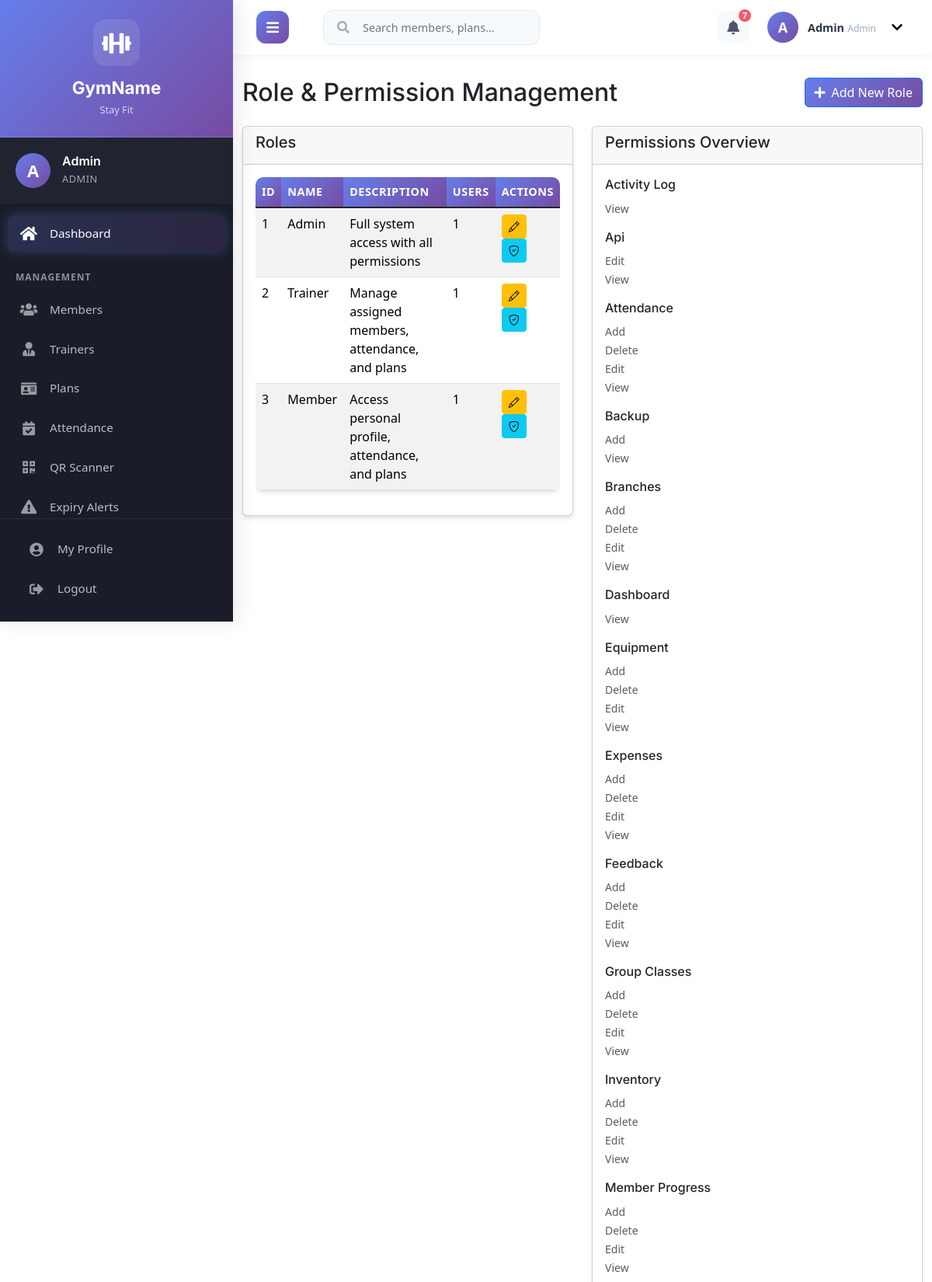
The app's page /admin/rbac.php (signed in, upper part) with its own data.
### tables this page shows
CREATE TABLE roles (
    id INT AUTO_INCREMENT PRIMARY KEY,
    name VARCHAR(50) UNIQUE NOT NULL,
    description TEXT
);

CREATE TABLE permissions (
    id INT AUTO_INCREMENT PRIMARY KEY,
    module VARCHAR(50) NOT NULL,
    action VARCHAR(20) NOT NULL,  
    UNIQUE KEY unique_permission (module, action)
);

### admin/rbac.php (the view, shortened to what this page needs)
<?php
require_once '../includes/config.php';
$roles = $conn->query("SELECT r.*, COUNT(u.id) as user_count FROM roles r LEFT JOIN users u ON r.id = u.role_id GROUP BY r.id");
$permissions = $conn->query("SELECT * FROM permissions ORDER BY module, action");
?>
<!DOCTYPE html>
<html lang="en">
<head>
    <link href="https://cdn.jsdelivr.net/npm/bootstrap@5.1.3/dist/css/bootstrap.min.css" rel="stylesheet">
    <link rel="stylesheet" href="https://cdnjs.cloudflare.com/ajax/libs/font-awesome/5.15.4/css/all.min.css">
    <link href="../assets/css/style.css" rel="stylesheet">
    <link href="https://cdn.jsdelivr.net/npm/bootstrap@5.3.8/dist/css/bootstrap.min.css" rel="stylesheet">
    <link rel="stylesheet" href="https://cdn.jsdelivr.net/npm/bootstrap-icons@1.10.0/font/bootstrap-icons.css">
</head>
<body>
    <div class="main-wrapper">
    <?php include '../includes/header.php'; ?>
    <div class="page-content">
        <div class="container-fluid">
        <div class="d-flex justify-content-between align-items-center mb-4">
            <h2 class="mb-0">Role & Permission Management</h2>
            <div>
                <button class="btn btn-primary" data-bs-toggle="modal" data-bs-target="#roleModal">
                    <i class="fas fa-plus me-2"></i>Add New Role
                </button>
            </div>
        </div>
        <div class="row">
            <div class="col-md-6">
                <div class="card">
                    <div class="card-header">
                        <h5>Roles</h5>
                    </div>
                    <div class="card-body">
                        <div class="table-responsive">
                            <table class="table table-striped">
                                <thead>
                                    <tr>
                                        <th>ID</th>
                                        <th>Name</th>
                                        <th>Description</th>
                                        <th>Users</th>
                                        <th>Actions</th>
                                    </tr>
                                </thead>
                                <tbody>
                                    <?php while ($row = $roles->fetch_assoc()): ?>
                                        <tr>
                                            <td><?php echo $row['id']; ?></td>
                                            <td><?php echo $row['name']; ?></td>
                                            <td><?php echo $row['description']; ?></td>
                                            <td><?php echo $row['user_count']; ?></td>
                                            <td>
                                                <a href="?edit_role=<?php echo $row['id']; ?>" class="btn btn-sm btn-warning" title="Edit"><i class="bi bi-pencil"></i></a>
                                                <a href="?manage_permissions=<?php echo $row['id']; ?>" class="btn btn-sm btn-info" title="Manage Permissions"><i class="bi bi-shield-check"></i></a>
                                            </td>
                                        </tr>
                                    <?php endwhile; ?>
                                </tbody>
                            </table>
                        </div>
                    </div>
                </div>
            </div>
            <div class="col-md-6">
                <div class="card">
                    <div class="card-header">
                        <h5>Permissions Overview</h5>
                    </div>
                    <div class="card-body">
                        <?php
                        $permissions->data_seek(0);
                        $current_module = '';
                        while ($perm = $permissions->fetch_assoc()) {
                            if ($current_module != $perm['module']) {
                                if ($current_module != '') echo '</ul>';
                                $current_module = $perm['module'];
                                echo '<h6 class="text-capitalize">' . str_replace('_', ' ', $current_module) . '</h6><ul class="list-unstyled">';
                            }
                            echo '<li><small class="text-muted">' . ucfirst($perm['action']) . '</small></li>';
                        }
                        if ($current_module != '') echo '</ul>';
                        ?>
                    </div>
                </div>
            </div>
        </div>
    </div>
</body>
</html>

### assets/css/style.css (style rules this page uses)
:root { --primary-color: #667eea; --secondary-color: #764ba2; --accent-color: #4facfe; --success-color: #43e97b; --warning-color: #fa709a; --danger-color: #f5576c; --text-color: #4a5568; --text-color-light: #a0aec0; --heading-color: #2d3748; --bg-color: #f7fafc; --bg-light: #ffffff; --border-color: #e2e8f0; --font-family-sans-serif: 'Inter', -apple-system, BlinkMacSystemFont, "Segoe UI", Roboto, "Helvetica Neue", Arial, "Noto Sans", sans-serif, "Apple Color Emoji", "Segoe UI Emoji", "Segoe UI Symbol", "Noto Color Emoji"; --box-shadow: 0 4px 6px -1px rgba(0, 0, 0, 0.1), 0 2px 4px -1px rgba(0, 0, 0, 0.06); --box-shadow-lg: 0 10px 15px -3px rgba(0, 0, 0, 0.1), 0 4px 6px -2px rgba(0, 0, 0, 0.05); }
* { box-sizing: border-box; }
html { overflow-x: hidden; }
body { font-family: var(--font-family-sans-serif); background-color: var(--bg-color); color: var(--text-color); font-size: 16px; line-height: 1.6; margin: 0; padding: 0; overflow-x: hidden; width: 100%; }
h1, h2, h3, h4, h5, h6 { font-family: var(--font-family-sans-serif); color: var(--heading-color); font-weight: 700; line-height: 1.3; }
.card { border: 1px solid var(--border-color); border-radius: 12px; box-shadow: var(--box-shadow); transition: transform 0.2s ease, box-shadow 0.2s ease; background-color: var(--bg-light); }
.table { border-radius: 10px; overflow: hidden; box-shadow: var(--box-shadow); }
.table thead th { background: linear-gradient(135deg, var(--primary-color) 0%, var(--secondary-color) 100%); color: white; border: none; font-weight: 600; font-size: 0.9rem; text-transform: uppercase; letter-spacing: 0.5px; }
.btn { border-radius: 8px; transition: all 0.3s ease; font-weight: 600; padding: 10px 20px; border: none; }
.btn-primary { background: linear-gradient(135deg, var(--primary-color) 0%, var(--secondary-color) 100%); color: white; }
.main-wrapper { width: 100%; overflow-x: hidden; }
.page-content { transition: margin-left 0.4s cubic-bezier(0.25, 0.8, 0.25, 1); padding-top: 70px; min-height: 100vh; }
.container, .container-fluid { padding-top: 30px; padding-bottom: 30px; max-width: 100%; }
@media (min-width: 1200px) { body.sidebar-open .page-content { margin-left: 300px; } }

### records on screen
roles: id "1", name "Admin", description "Full system access with all permissions", user_count "1"
roles: id "2", name "Trainer", description "Manage assigned members, attendance, and plans", user_count "1"
roles: id "3", name "Member", description "Access personal profile, attendance, and plans", user_count "1"
permissions: module "Activity Log", action "View"
permissions: module "Api", action "Edit"
permissions: action "View"
permissions: module "Attendance", action "Add"
permissions: action "Delete"
permissions: action "Edit"
permissions: action "View"
permissions: module "Backup", action "Add"
permissions: action "View"
permissions: module "Branches", action "Add"
permissions: action "Delete"
permissions: action "Edit"
permissions: action "View"
permissions: module "Dashboard", action "View"
permissions: module "Equipment", action "Add"
permissions: action "Delete"
permissions: action "Edit"
permissions: action "View"
permissions: module "Expenses", action "Add"
permissions: action "Delete"
permissions: action "Edit"
permissions: action "View"
permissions: module "Feedback", action "Add"
permissions: action "Delete"
permissions: action "Edit"
permissions: action "View"
permissions: module "Group Classes", action "Add"
permissions: action "Delete"
permissions: action "Edit"
permissions: action "View"
permissions: module "Inventory", action "Add"
permissions: action "Delete"
permissions: action "Edit"
permissions: action "View"
permissions: module "Member Progress", action "Add"
permissions: action "Delete"
permissions: action "Edit"
permissions: action "View"

### other values on screen
substr($_SESSION['user_name'], 0, 1) "A"
$_SESSION['user_name'] "Admin"
$_SESSION['user_role'] "ADMIN"
$notification_count "7"
$_SESSION['user_role'] "Admin"
